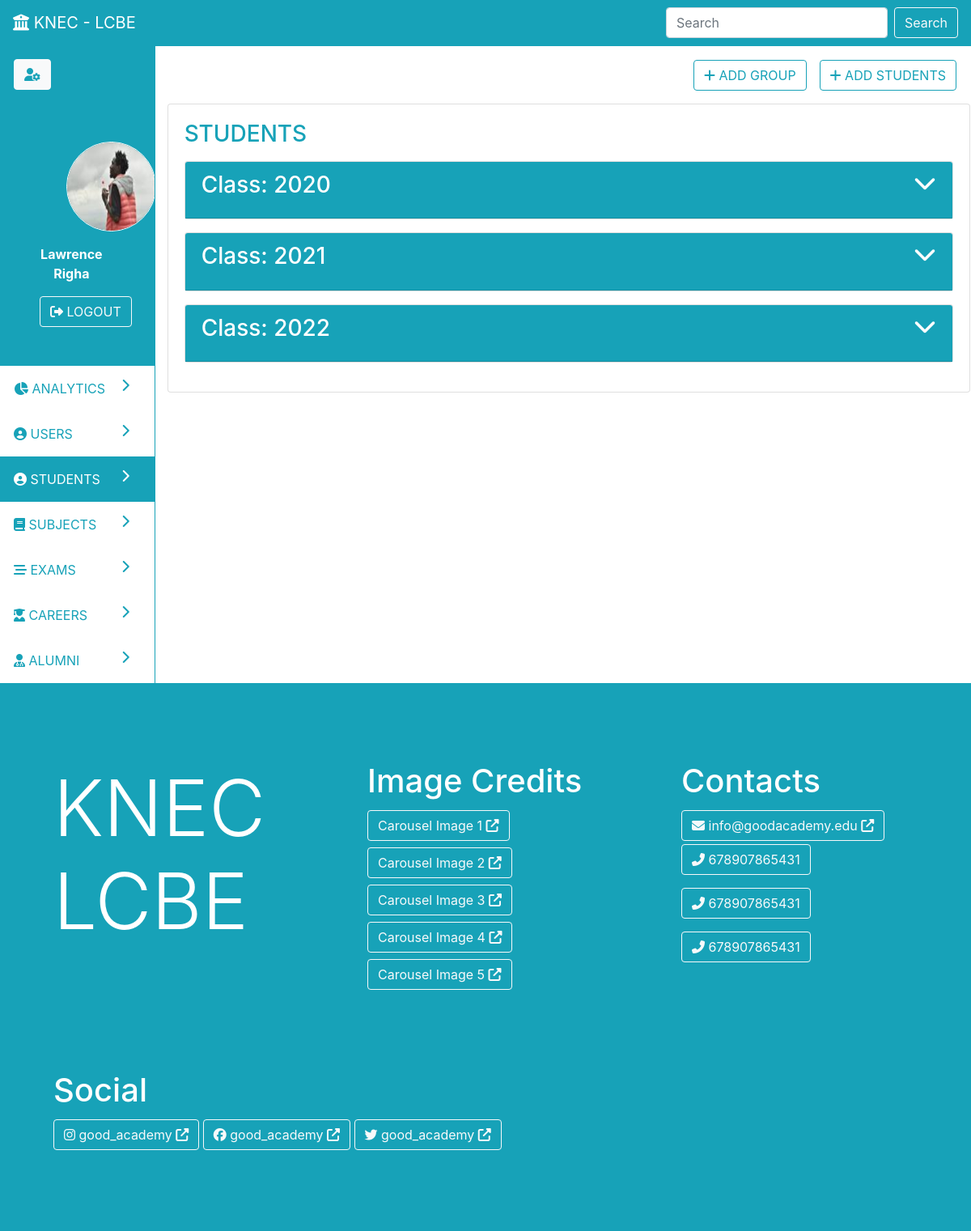
/students (signed in), run on the app's committed database.
### parent/models.py (models this page shows, shortened)
class User(db.Model, UserMixin):
	id = db.Column(db.Integer, primary_key=True)
	first_name = db.Column(db.String(19), nullable=False)
	middle_name = db.Column(db.String(19), nullable=False)
	last_name = db.Column(db.String(19), nullable=False)
	email = db.Column(db.String(19), unique=True, nullable=False)
	exams = db.relationship('Exam', backref='teacher', lazy=True, cascade='all, delete')
	photo = db.Column(db.String(111), nullable=False, default='default-profile.jpg')
	utype = db.Column(db.String(11), nullable=False, default='admin')
	student = db.relationship('Student', backref='user', uselist=False, lazy=True, cascade='all, delete')
	password = db.Column(db.String(119), nullable=False)
	created_at = db.Column(db.DateTime, nullable=False, default=datetime.utcnow)
	updated_at = db.Column(db.DateTime, nullable=True, onupdate=datetime.utcnow)

class Group(db.Model):
	id = db.Column(db.Integer, primary_key=True)
	year = db.Column(db.String(19), nullable=False)
	students = db.relationship('Student', backref='group', lazy=True, cascade='all, delete')
	status = db.Column(db.String(19), nullable=False, default='ongoing')
	exams = db.relationship('Exam', backref='group', lazy=True, cascade='all, delete')
	created_at = db.Column(db.DateTime, nullable=False, default=datetime.utcnow)
	updated_at = db.Column(db.DateTime, nullable=True, onupdate=datetime.utcnow)

### parent/routes.py (the view)
@app.route('/students', methods=['POST', 'GET'])
@login_required
def students():
	if current_user.utype != 'admin':
		abort(403)
	groups = Group.query.filter_by(status='ongoing')
	return render_template('admin/students.html', nav='dash', page='students', groups=groups, action='read')

### parent/models.py (called while the page is built)
@login_manager.user_loader
def load_user(user_id):
	return User.query.get(int(user_id))

### parent/templates/admin/students.html (shortened to what this page needs)
{% extends 'admin-dash.html' %}
{% block pagedata %}
{% if action=='create' %}
<div class="row">
	<div class="col p-3">
		<a class="btn float-right btn-outline-info mr-3" href="{{ url_for('students') }}"><i class="fas fa-list"></i> VIEW STUDENTS</a>
		<a class="btn float-right btn-outline-info mr-3" href="{{ url_for('create_group') }}"><i class="fas fa-plus"></i> ADD GROUP</a>
	</div>
</div>
<div class="card p-3">
	<div class="card-body text-primary">
		<h1 class="card-title text-info">Register New Student</h1>
	</div>
	<form class="card" method="post">
		{{ form.hidden_tag() }}
		<div class="card-body">
			<div class="alert alert-info">
				<i class="fas fa-info-circle"></i> The default password for new accounts is 'welcome'
			</div>
			<fieldset>
				<div class="form-group">
					{{ form.first_name.label(class='form-control-label') }}
					{% if form.first_name.errors %}
						{{ form.first_name(class='form-control is-invalid')}}
						<div class="invalid-feedback">
							{% for error in form.first_name.errors %}
								<span>{{ error }}</span>
							{% endfor %}
						</div>
					{% else%}
						{{ form.first_name(class='form-control') }}
					{% endif %}
				</div>
				<div class="form-group">
					{{ form.middle_name.label(class='form-control-label') }}
					{% if form.middle_name.errors %}
						{{ form.middle_name(class='form-control is-invalid')}}
						<div class="invalid-feedback">
							{% for error in form.middle_name.errors %}
								<span>{{ error }}</span>
							{% endfor %}
						</div>
					{% else%}
						{{ form.middle_name(class='form-control') }}
					{% endif %}
				</div>
				<div class="form-group">
					{{ form.last_name.label(class='form-control-label') }}
					{% if form.last_name.errors %}
						{{ form.last_name(class='form-control is-invalid')}}
						<div class="invalid-feedback">
							{% for error in form.last_name.errors %}
								<span>{{ error }}</span>
							{% endfor %}
						</div>
					{% else%}
						{{ form.last_name(class='form-control') }}
					{% endif %}
				</div>
				<div class="form-group">
					{{ form.email.label(class='form-control-label') }}
					{% if form.email.errors %}
						{{ form.email(class='form-control is-invalid')}}
						<div class="invalid-feedback">
							{% for error in form.email.errors %}
								<span>{{ error }}</span>
							{% endfor %}
						</div>
					{% else%}
						{{ form.email(class='form-control') }}
					{% endif %}
				</div>
				<div class="form-group">
					{{ form.group.label(class='form-control-label') }}
					{% if form.group.errors %}
						{{ form.group(class='form-control is-invalid')}}
						<div class="invalid-feedback">
							{% for error in form.group.errors %}
								<span>{{ error }}</span>
							{% endfor %}
						</div>
					{% else%}
						{{ form.group(class='form-control') }}
					{% endif %}
				</div>
			</fieldset>
			<div>
				{{ form.submit(class='btn btn-info')}}
			</div>
			</div>
		</div>
	</form>
</div>
{% elif action=='read' %}
<div class="row">
	<div class="col p-3">
		<a class="btn float-right btn-outline-info mr-3" href="{{ url_for('create_student') }}"><i class="fas fa-plus"></i> ADD STUDENTS</a>
		<a class="btn float-right btn-outline-info mr-3" href="{{ url_for('create_group') }}"><i class="fas fa-plus"></i> ADD GROUP</a>
	</div>
</div>
<div class="card">
	<div class="card-body">
		<h3 class="card-title text-info">STUDENTS</h3>
		{% for group in groups %}
		<div class="card my-3">
			<div class="card-header bg-info text-white" data-toggle="collapse" data-target="#{% print(group.id) %}" aria-expanded="false" aria-controls="{% print(group.id) %}">
				<h3 class="card-title">Class: {% print(group.year) %} <i class="fas fa-chevron-down float-right"></i></h3>
			</div>
		</div>
		{% endfor %}
	</div>
</div>
{% endif %}
{% endblock %}

### parent/templates/admin-dash.html (shortened to what this page needs)
{% extends 'base.html' %}
{%block content%}
<div class="row border border-info">
	<div class="col-2">
		<div class="side-nav ">
			<div class="row bg-info p-3">
				<div class="col"><a href="{{ url_for('update_user_profile') }}" class="btn btn-light text-info"><i class="fas fa-user-cog"></i></a></div>
			</div>
			<div class="row bg-info p-5">
				<div class="col text-center">
					<div class="row">
						<div class="col px-5">
							<img style="width: 111px; height: 111px" class="border border-white rounded-circle" src="{{ url_for('static', filename='profiles/'+current_user.photo) }}">
						</div>
					</div>
					<div class="row">
						<div class="col p-3 text-white"><b>{{ current_user.first_name }} {{ current_user.last_name }}</b></div>
					</div>
					<div class="row">
						<div class="col"><a href="{{ url_for('logout') }}" class="btn btn-outline-light"><i class="fas fa-sign-out-alt"></i> LOGOUT</a></div>
					</div>
				</div>
			</div>
			<a id="analytics" class="row nav-link btn-outline-info p-3" href="{{ url_for('admin_dash') }}">
				<div class="col"><i class="fas fa-chart-pie"></i> ANALYTICS <i class="fas fa-chevron-right float-right"></i></div>
			</a>
			<a id="users" class="row nav-link nav-link btn-outline-info p-3" href="{{ url_for('users') }}">
				<div class="col"><i class="fas fa-user-circle"></i> USERS <i class="fas fa-chevron-right float-right"></i></div>
			</a>
			<a id="students" class="row nav-link btn-outline-info p-3" href="{{ url_for('students') }}">
				<div class="col"><i class="fas fa-user-circle"></i> STUDENTS <i class="fas fa-chevron-right float-right"></i></div>
			</a>
			<a id="subjects" class="row nav-link btn-outline-info p-3" href="{{ url_for('subjects') }}">
				<div class="col"><i class="fas fa-book"></i> SUBJECTS <i class="fas fa-chevron-right float-right"></i></div>
			</a>
			<a id="exams" class="row nav-link btn-outline-info p-3" href="{{ url_for('exams') }}">
				<div class="col"><i class="fas fa-stream"></i> EXAMS <i class="fas fa-chevron-right float-right"></i></div>
			</a>
			<a id="careers" class="row nav-link btn-outline-info p-3" href="{{ url_for('careers') }}">
				<div class="col"><i class="fas fa-user-graduate"></i> CAREERS <i class="fas fa-chevron-right float-right"></i></div>
			</a>
			<a id="alumni" class="row nav-link btn-outline-info p-3" href="{{ url_for('alumni') }}">
				<div class="col"><i class="fas fa-user-md"></i> ALUMNI <i class="fas fa-chevron-right float-right"></i></div>
			</a>
		</div>
	</div>
	<div class="col-10 border-left border-info">
		<div class="row justify-content-center">
			<div class="col-md-6">
			</div>
		</div>
		{%block pagedata%}{%endblock%}
	</div>
</div>
{%endblock%}

### data on the page
User: photo (picture), first_name "Lawrence", last_name "Righa"
Group: year "2020"
Group: year "2021"
Group: year "2022"
